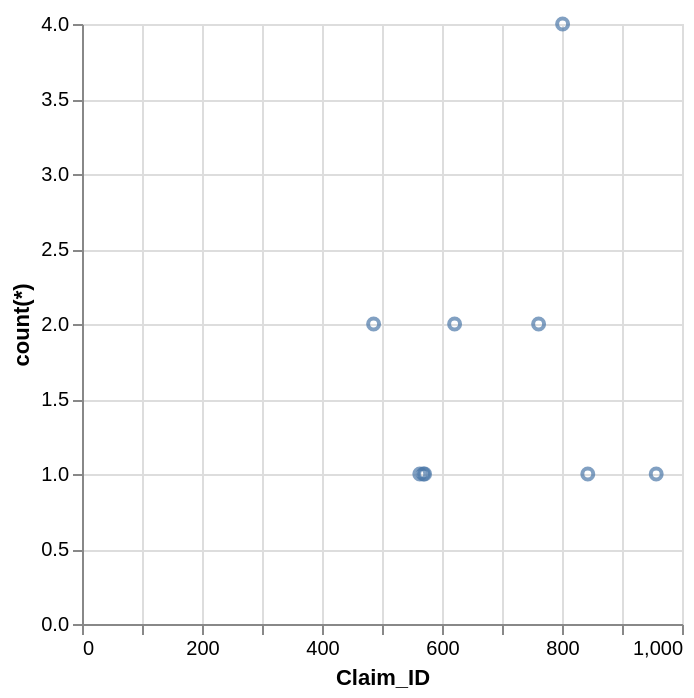

Write the Vega-Lite specification saved for this chart.
### Vega-Lite specification from a JSON file in a GitHub repository (floating-point values rounded to 4 significant figures)
{"data": {"values": [{"x_data": 486, "y_data": 2}, {"x_data": 563, "y_data": 1}, {"x_data": 569, "y_data": 1}, {"x_data": 571, "y_data": 1}, {"x_data": 621, "y_data": 2}, {"x_data": 761, "y_data": 2}, {"x_data": 801, "y_data": 4}, {"x_data": 843, "y_data": 1}, {"x_data": 957, "y_data": 1}]}, "mark": "point", "encoding": {"x": {"field": "x_data", "type": "quantitative", "title": "Claim_ID"}, "y": {"field": "y_data", "type": "quantitative", "title": "count(*)"}}}
